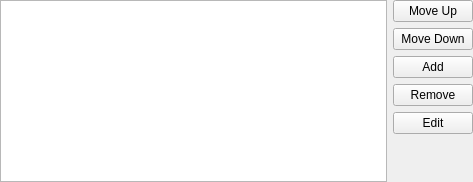
<?xml version="1.0" encoding="UTF-8"?>
<ui version="4.0">
 <class>BreezewayExceptionListWidget</class>
 <widget class="QWidget" name="BreezewayExceptionListWidget">
  <property name="geometry">
   <rect>
    <x>0</x>
    <y>0</y>
    <width>473</width>
    <height>182</height>
   </rect>
  </property>
  <property name="sizePolicy">
   <sizepolicy hsizetype="Preferred" vsizetype="Preferred">
    <horstretch>0</horstretch>
    <verstretch>0</verstretch>
   </sizepolicy>
  </property>
  <property name="minimumSize">
   <size>
    <width>0</width>
    <height>0</height>
   </size>
  </property>
  <layout class="QGridLayout" name="gridLayout">
   <property name="leftMargin">
    <number>0</number>
   </property>
   <property name="topMargin">
    <number>0</number>
   </property>
   <property name="rightMargin">
    <number>0</number>
   </property>
   <property name="bottomMargin">
    <number>0</number>
   </property>
   <item row="0" column="0" rowspan="6">
    <widget class="QTreeView" name="exceptionListView">
     <property name="sizePolicy">
      <sizepolicy hsizetype="Expanding" vsizetype="Maximum">
       <horstretch>0</horstretch>
       <verstretch>0</verstretch>
      </sizepolicy>
     </property>
     <property name="minimumSize">
      <size>
       <width>100</width>
       <height>100</height>
      </size>
     </property>
    </widget>
   </item>
   <item row="5" column="1">
    <spacer name="verticalSpacer">
     <property name="orientation">
      <enum>Qt::Vertical</enum>
     </property>
     <property name="sizeHint" stdset="0">
      <size>
       <width>20</width>
       <height>1</height>
      </size>
     </property>
    </spacer>
   </item>
   <item row="0" column="1">
    <widget class="QPushButton" name="moveUpButton">
     <property name="text">
      <string>Move Up</string>
     </property>
    </widget>
   </item>
   <item row="1" column="1">
    <widget class="QPushButton" name="moveDownButton">
     <property name="text">
      <string>Move Down</string>
     </property>
    </widget>
   </item>
   <item row="2" column="1">
    <widget class="QPushButton" name="addButton">
     <property name="text">
      <string>Add</string>
     </property>
    </widget>
   </item>
   <item row="3" column="1">
    <widget class="QPushButton" name="removeButton">
     <property name="text">
      <string>Remove</string>
     </property>
    </widget>
   </item>
   <item row="4" column="1">
    <widget class="QPushButton" name="editButton">
     <property name="text">
      <string>Edit</string>
     </property>
    </widget>
   </item>
  </layout>
 </widget>
 <tabstops>
  <tabstop>exceptionListView</tabstop>
  <tabstop>moveUpButton</tabstop>
  <tabstop>moveDownButton</tabstop>
  <tabstop>addButton</tabstop>
  <tabstop>removeButton</tabstop>
  <tabstop>editButton</tabstop>
 </tabstops>
 <resources/>
 <connections/>
</ui>
